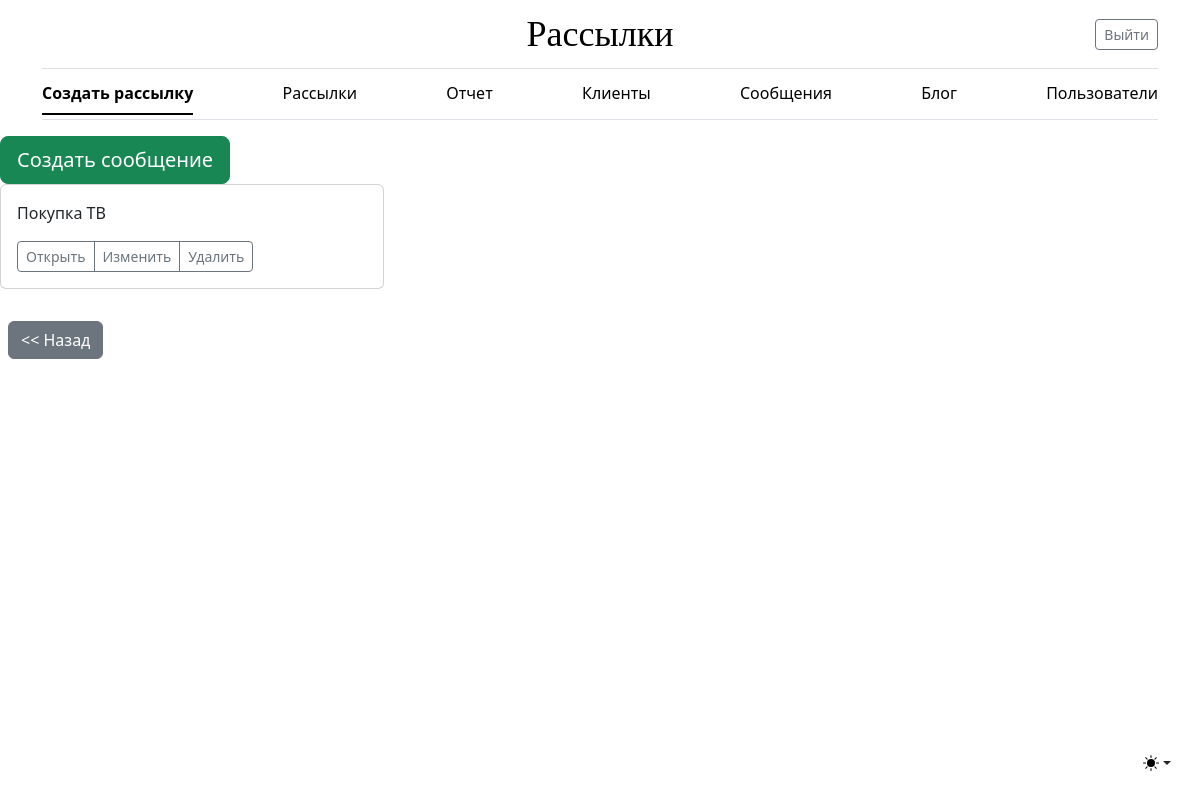
The app's page /message/ (signed in), older data.
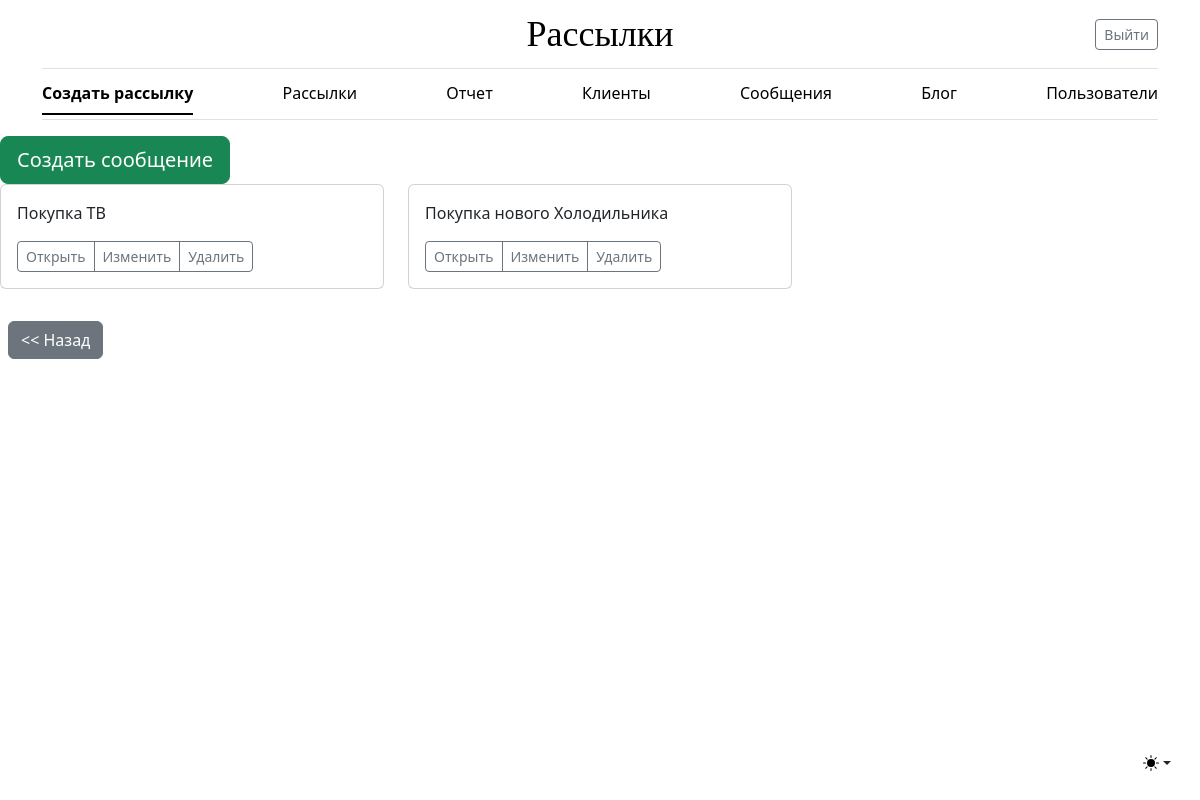
The same page, newer data.
### mailing/models.py (models this page shows, shortened)
class Message(models.Model):
    subject_message = models.CharField(max_length=255, **NULLABLE,
                                       verbose_name='Тема сообщения')
    message = models.TextField(**NULLABLE, verbose_name='Сообщение')
    owner = models.ForeignKey(settings.AUTH_USER_MODEL, on_delete=models.SET_NULL, **NULLABLE,
                              verbose_name='Владелец')
    class Meta:
        verbose_name = 'Сообщение'
        verbose_name_plural = 'Сообщения'

### mailing/views.py (the view)
# urls.py: path('message/', MessageListView.as_view(), name='message_list'),
class MessageListView(LoginRequiredMixin, ListView):
    model = Message
    def get_queryset(self):
        queryset = super().get_queryset()
        if not self.request.user.is_staff:
            queryset = queryset.filter(owner=self.request.user.pk)
        return queryset

### mailing/templates/mailing/message_list.html (shortened to what this page needs)
{% extends 'mailing/base.html' %}
{% block content %}
<a class="btn btn-success btn-lg"
   href="{% url 'mailing:message_create' %}"
   role="button">Создать сообщение
</a>
<div class="row">
    {% for object in object_list %}
        <div class="col-md-4">
            <div class="card mb-4 box-shadow">
                <div class="card-body">
                    <p class="card-text">{{ object.subject_message }}</p>
                    <div class="d-flex justify-content-between align-items-center">
                        <div class="btn-group">
                            <a href="{% url 'mailing:message_detail' object.pk %}"
                               class="btn btn-sm btn-outline-secondary">Открыть</a>
                            <a href="{% url 'mailing:message_update' object.pk %}"
                               class="btn btn-sm btn-outline-secondary">Изменить</a>
                            <a href="{% url 'mailing:message_delete' object.pk %}"
                               class="btn btn-sm btn-outline-secondary">Удалить</a>
                        </div>
                    </div>
                </div>
            </div>
        </div>
    {% endfor %}
</div>
<div class="col-12">
    <a href="{% url 'mailing:index_list' %}" class="btn btn-secondary m-2"><< Назад</a>
</div>
{% endblock %}

Row changes from the older to the newer data that the page shows:
added Message: subject_message "Покупка нового Холодильника"
